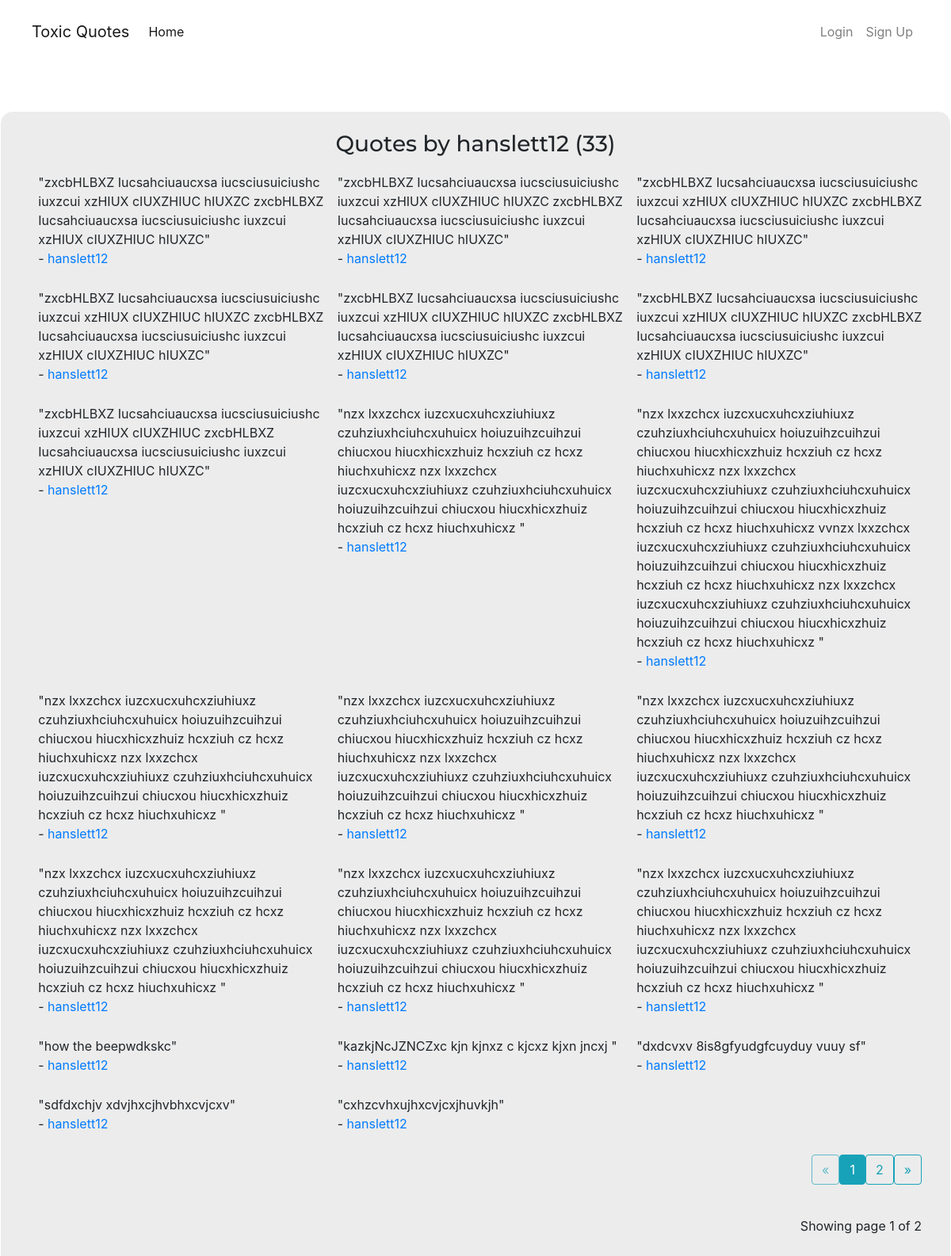
The app's page /user/hanslett12 with its own data.
### quotes/models.py (models this page shows, shortened)
class Users(db.Model, UserMixin):
    id = db.Column(db.Integer, primary_key=True)
    username = db.Column(db.String(20), unique=True, nullable=False)
    email = db.Column(db.String(120), unique=True, nullable=False)
    profile_pic = db.Column(db.String(20), nullable=False, default='default.jpg')
    password = db.Column(db.String(60), nullable=False)
    quote = db.relationship('Quotes', backref='author', lazy=True)

class Quotes(db.Model):
    id = db.Column(db.Integer, primary_key=True)
    quote = db.Column(db.Text, nullable=False)
    category = db.Column(db.String(50), nullable=False)
    date_posted = db.Column(db.DateTime, nullable=False, default=datetime.utcnow)
    user_id = db.Column(db.Integer, db.ForeignKey('users.id'), nullable=False)

### quotes/users/routes.py (the view)
@users.route("/user/<string:username>")
def users_quotes(username):
    page = request.args.get('page', 1, type=int)#if the someone tries to use any other data type apart from an int it will throw an error
    user = Users.query.filter_by(username=username).first_or_404()
    posts = Quotes.query.filter_by(author=user)\
        .order_by(Quotes.date_posted.desc())\
        .paginate(page=page, per_page=20)
    return render_template('users_quotes.html', posts=posts, user=user)

### quotes/templates/users_quotes.html (shortened to what this page needs)
{% extends "layout.html"%}
{% block content %}
<div class="navbar-edit">
    <nav class="navbar navbar-expand-lg navbar-light">
        <a class="navbar-brand">Toxic Quotes</a>
        <div class="collapse navbar-collapse justify-content-start" id="navbarNav">
            <ul class="navbar-nav">
                <li class="nav-item active">
                    <a href="{{ url_for('main.home') }}" class="nav-link">Home</a>
                </li>
            </ul>
        </div>
        <div class="collapse navbar-collapse justify-content-end" id="navbarNav">
            <ul class="navbar-nav">
                {% if current_user.is_authenticated %}
                {% else %}
                <a href="{{ url_for('users.login') }}" class="nav-link">Login</a>
                <li class="nav-item">
                    <a href="{{ url_for('users.register') }}" class="nav-link">Sign Up</a>
                </li>
                {% endif  %}
            </ul>
        </div>
    </nav>
</div>
<section id="Quotes-section">
<h3 style="text-align:center;">Quotes by {{ user.username }}  ({{ posts.total }})</h3>
<div class="wrapper">
    {% for post in posts.items %}
    <div class="flex1">
        <p>"{{ post.quote }}" <br> - <a class="link-info" href="{{ url_for('users.users_quotes', username=post.author.username) }}">{{ post.author.username }}</a></p>
    </div>
    {% endfor %}
</div>
<div class="wrap2">
    <a class="btn btn-outline-info mb-4 {% if posts.page == 1 %}disabled{% endif %}" href="{{ url_for('users.users_quotes', page=posts.prev_num, username=user.username) }}">&laquo;</a>
{% for page_num in posts.iter_pages(left_edge=1, right_edge=1, left_current=1, right_current=2) %}
{% if page_num %}
    {% if posts.page == page_num %}
        <a class="btn btn-info mb-4" href="{{ url_for('users.users_quotes', username=user.username, page=page_num) }}">{{ page_num }}</a>
    {% else %}
        <a class="btn btn-outline-info mb-4" href="{{ url_for('users.users_quotes', username=user.username, page=page_num) }}">{{ page_num }}</a>
    {% endif %}
{% else %}
....
{% endif %}
{% endfor %}
<a class="btn btn-outline-info mb-4 {% if posts.page == posts.pages  %}disabled{% endif %}" href="{{ url_for('users.users_quotes', page=posts.next_num, username=user.username) }}">&raquo;</a>
</div>
<p class="text-right mt-3">Showing page {{ posts.page }} of {{ posts.pages }}</p>
</section>
{% endblock content %}

### quotes/static/CSS/index.css (style rules this page uses)
* { padding: 0; margin: 0; }
h3 { font-family: 'Montserrat', sans-serif; }
.navbar-edit { padding: 1% 2%; }
#Quotes-section { margin-top: 5%; background: #ececec; padding: 2% 3%; border: 1px solid white; border-radius: 1rem; }
.wrapper { max-width: 100%; padding: 1%; display: grid; grid-template-columns: 33.3% 33.3% 33.3%; grid-gap: 10px; }
.wrap2 { display: flex; flex-flow: row wrap; justify-content:flex-end; }

### records on screen
Users: username "hanslett12"
Quotes: quote "zxcbHLBXZ Iucsahciuaucxsa iucsciusuiciushc iuxzcui xzHIUX cIUXZHIUC hIUXZC zxcbHLBXZ Iucsahciuaucxsa iucsciusuiciushc iuxzcui xzHIUX cIUXZHIUC hIUXZC", author.username "hanslett12"
Quotes: quote "zxcbHLBXZ Iucsahciuaucxsa iucsciusuiciushc iuxzcui xzHIUX cIUXZHIUC hIUXZC zxcbHLBXZ Iucsahciuaucxsa iucsciusuiciushc iuxzcui xzHIUX cIUXZHIUC hIUXZC", author.username "hanslett12"
Quotes: quote "zxcbHLBXZ Iucsahciuaucxsa iucsciusuiciushc iuxzcui xzHIUX cIUXZHIUC hIUXZC zxcbHLBXZ Iucsahciuaucxsa iucsciusuiciushc iuxzcui xzHIUX cIUXZHIUC hIUXZC", author.username "hanslett12"
Quotes: quote "zxcbHLBXZ Iucsahciuaucxsa iucsciusuiciushc iuxzcui xzHIUX cIUXZHIUC hIUXZC zxcbHLBXZ Iucsahciuaucxsa iucsciusuiciushc iuxzcui xzHIUX cIUXZHIUC hIUXZC", author.username "hanslett12"
Quotes: quote "zxcbHLBXZ Iucsahciuaucxsa iucsciusuiciushc iuxzcui xzHIUX cIUXZHIUC hIUXZC zxcbHLBXZ Iucsahciuaucxsa iucsciusuiciushc iuxzcui xzHIUX cIUXZHIUC hIUXZC", author.username "hanslett12"
Quotes: quote "zxcbHLBXZ Iucsahciuaucxsa iucsciusuiciushc iuxzcui xzHIUX cIUXZHIUC hIUXZC zxcbHLBXZ Iucsahciuaucxsa iucsciusuiciushc iuxzcui xzHIUX cIUXZHIUC hIUXZC", author.username "hanslett12"
Quotes: quote "zxcbHLBXZ Iucsahciuaucxsa iucsciusuiciushc iuxzcui xzHIUX cIUXZHIUC zxcbHLBXZ Iucsahciuaucxsa iucsciusuiciushc iuxzcui xzHIUX cIUXZHIUC hIUXZC", author.username "hanslett12"
Quotes: quote "nzx lxxzchcx iuzcxucxuhcxziuhiuxz czuhziuxhciuhcxuhuicx hoiuzuihzcuihzui chiucxou hiucxhicxzhuiz hcxziuh cz hcxz hiuchxuhicxz nzx lxxzchcx iuzcxucxuhcxziuhiuxz czuhziuxhciuhcxuhuicx hoiuzuihzcuihzui chiucxou hiucxhicxzhuiz hcxziuh cz hcxz hiuchxuhicxz", author.username "hanslett12"
Quotes: quote "nzx lxxzchcx iuzcxucxuhcxziuhiuxz czuhziuxhciuhcxuhuicx hoiuzuihzcuihzui chiucxou hiucxhicxzhuiz hcxziuh cz hcxz hiuchxuhicxz nzx lxxzchcx iuzcxucxuhcxziuhiuxz czuhziuxhciuhcxuhuicx hoiuzuihzcuihzui chiucxou hiucxhicxzhuiz hcxziuh cz hcxz hiuchxuhicxz vvnzx lxxzchcx iuzcxucxuhcxziuhiuxz czuhziuxhciuhcxuhuicx hoiuzuihzcuihzui chiucxou hiucxhicxzhuiz hcxziuh cz hcxz hiuchxuhicxz nzx lxxzchcx iuzcxucxuhcxziuhiuxz czuhziuxhciuhcxuhuicx hoiuzuihzcuihzui chiucxou hiucxhicxzhuiz hcxziuh cz hcxz hiuchxuhicxz", author.username "hanslett12"
Quotes: quote "nzx lxxzchcx iuzcxucxuhcxziuhiuxz czuhziuxhciuhcxuhuicx hoiuzuihzcuihzui chiucxou hiucxhicxzhuiz hcxziuh cz hcxz hiuchxuhicxz nzx lxxzchcx iuzcxucxuhcxziuhiuxz czuhziuxhciuhcxuhuicx hoiuzuihzcuihzui chiucxou hiucxhicxzhuiz hcxziuh cz hcxz hiuchxuhicxz", author.username "hanslett12"
Quotes: quote "nzx lxxzchcx iuzcxucxuhcxziuhiuxz czuhziuxhciuhcxuhuicx hoiuzuihzcuihzui chiucxou hiucxhicxzhuiz hcxziuh cz hcxz hiuchxuhicxz nzx lxxzchcx iuzcxucxuhcxziuhiuxz czuhziuxhciuhcxuhuicx hoiuzuihzcuihzui chiucxou hiucxhicxzhuiz hcxziuh cz hcxz hiuchxuhicxz", author.username "hanslett12"
Quotes: quote "nzx lxxzchcx iuzcxucxuhcxziuhiuxz czuhziuxhciuhcxuhuicx hoiuzuihzcuihzui chiucxou hiucxhicxzhuiz hcxziuh cz hcxz hiuchxuhicxz nzx lxxzchcx iuzcxucxuhcxziuhiuxz czuhziuxhciuhcxuhuicx hoiuzuihzcuihzui chiucxou hiucxhicxzhuiz hcxziuh cz hcxz hiuchxuhicxz", author.username "hanslett12"
Quotes: quote "nzx lxxzchcx iuzcxucxuhcxziuhiuxz czuhziuxhciuhcxuhuicx hoiuzuihzcuihzui chiucxou hiucxhicxzhuiz hcxziuh cz hcxz hiuchxuhicxz nzx lxxzchcx iuzcxucxuhcxziuhiuxz czuhziuxhciuhcxuhuicx hoiuzuihzcuihzui chiucxou hiucxhicxzhuiz hcxziuh cz hcxz hiuchxuhicxz", author.username "hanslett12"
Quotes: quote "nzx lxxzchcx iuzcxucxuhcxziuhiuxz czuhziuxhciuhcxuhuicx hoiuzuihzcuihzui chiucxou hiucxhicxzhuiz hcxziuh cz hcxz hiuchxuhicxz nzx lxxzchcx iuzcxucxuhcxziuhiuxz czuhziuxhciuhcxuhuicx hoiuzuihzcuihzui chiucxou hiucxhicxzhuiz hcxziuh cz hcxz hiuchxuhicxz", author.username "hanslett12"
Quotes: quote "nzx lxxzchcx iuzcxucxuhcxziuhiuxz czuhziuxhciuhcxuhuicx hoiuzuihzcuihzui chiucxou hiucxhicxzhuiz hcxziuh cz hcxz hiuchxuhicxz nzx lxxzchcx iuzcxucxuhcxziuhiuxz czuhziuxhciuhcxuhuicx hoiuzuihzcuihzui chiucxou hiucxhicxzhuiz hcxziuh cz hcxz hiuchxuhicxz", author.username "hanslett12"
Quotes: quote "how the beepwdkskc", author.username "hanslett12"
Quotes: quote "kazkjNcJZNCZxc kjn kjnxz c kjcxz kjxn jncxj", author.username "hanslett12"
Quotes: quote "dxdcvxv 8is8gfyudgfcuyduy vuuy sf", author.username "hanslett12"
Quotes: quote "sdfdxchjv xdvjhxcjhvbhxcvjcxv", author.username "hanslett12"
Quotes: quote "cxhzcvhxujhxcvjcxjhuvkjh", author.username "hanslett12"

### other values on screen
{{ posts.total }} "33"
{{ page_num }} "1"
{{ page_num }} "2"
{{ posts.page }} "1"
{{ posts.pages }} "2"
